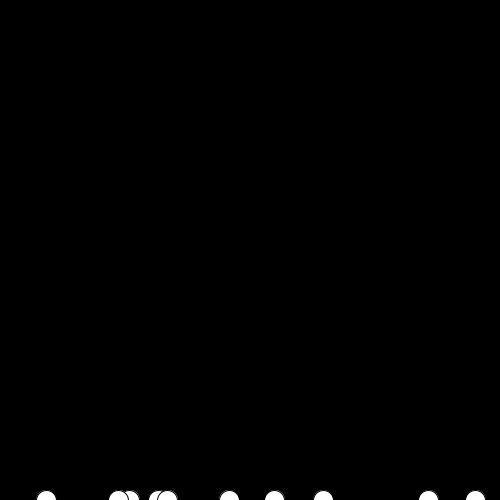
Frame 1 (no input)
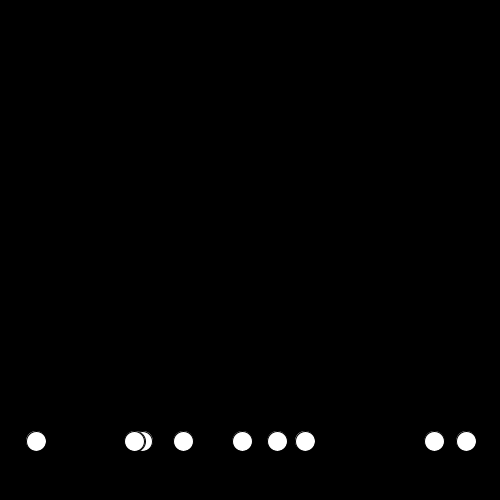
Frame 60 (the mouse pressed at the canvas centre just before this capture)
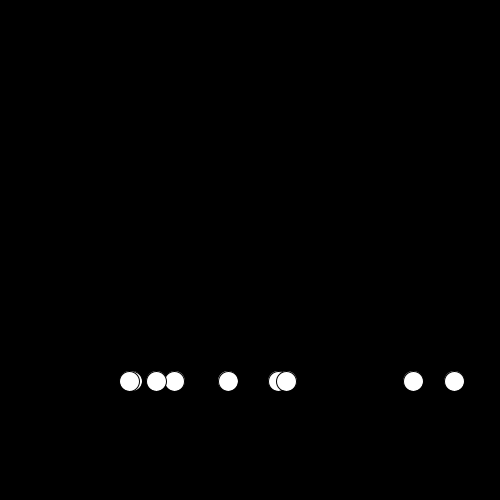
Frame 120 (the mouse held since frame 60 and released just before this capture)

The Processing sketch that drew these frames (run headless with seeded random() and noise(); from frame 60 on, the mouse is pressed at the canvas centre):

// Processing sketch: circle_incre2decr
// ── circle_incre2decr.pde
class gola
{
  float x, y;

  gola()
  {
    x = random(width);
    y = height;
  }
  
  void display()
  { 
    fill(255);
    stroke(0);
    ellipse(x, y, 20, 20);
  }
  
  void ascend()
  { 
    y--;
    x = x + random(-3, 3);
  }

  void top()
  {
    if (y < 10)
      y = 10;
  }
}

gola[] golas = new gola[10];

int total=10;

void setup()
{
  size(500, 500);
  for (int i = 0; i < 10; i++)
  { 
    golas[i]= new gola();
  }
}

void draw()
{
  background(0);
  for (int i = 0; i < total; i++)
  {
    golas[i].display();
    golas[i].top();
    golas[i].ascend();
   
  }
}

void keyPressed()
{
  if (total < 10)
    total = total + 1;
}

void mousePressed()
{
  if(total > 0)
    total = total - 1;
}
